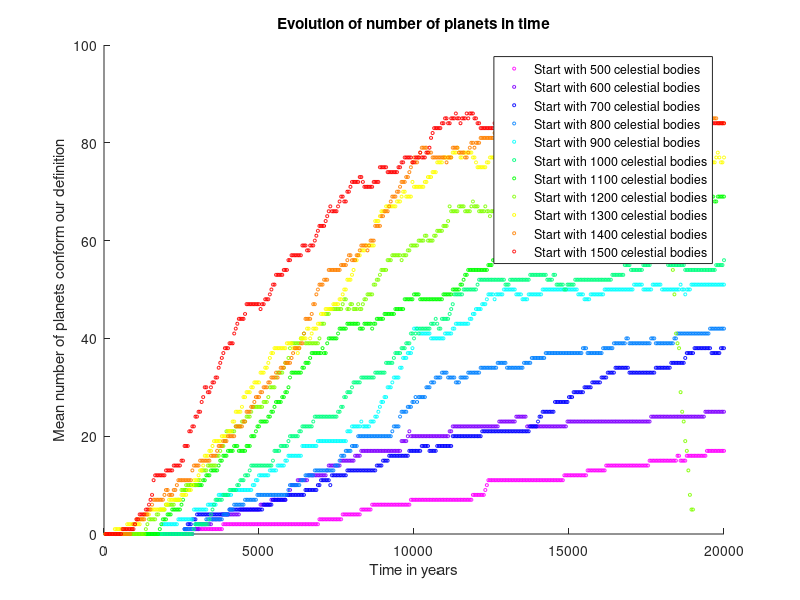

This chart was generated by the following MATLAB code:
clear all;
load('AP500.mat');
AP500 = AP;
clear AP;
load('AP600.mat');
AP600 = AP;
clear AP;
load('AP700.mat');
AP700 = AP;
clear AP;
load('AP800.mat');
AP800 = AP;
clear AP;
load('AP900.mat');
AP900 = AP;
clear AP;
load('AP1000.mat');
AP1000 = AP;
clear AP;
load('AP1100.mat');
AP1100 = AP;
clear AP;
load('AP1200.mat');
AP1200 = AP;
clear AP;
load('AP1300.mat');
AP1300 = AP;
clear AP;
load('AP1400.mat');
AP1400 = AP;
clear AP;
load('AP1500.mat');
AP1500 = AP;
clear AP;

scatter(50:50:20000,AP500,5,[1,0,1],'o');
hold on;
scatter(50:50:20000,AP600,5,[0.5,0,1],'o');
hold on;
scatter(50:50:20000,AP700,5,[0,0,1],'o');
hold on;
scatter(50:50:20000,AP800,5,[0,0.5,1],'o');
hold on;
scatter(50:50:20000,AP900,5,[0,1,1],'o');
hold on;
scatter(50:50:20000,AP1000,5,[0,1,0.5],'o');
hold on;
scatter(50:50:20000,AP1100,5,[0,1,0],'o');
hold on;
scatter(50:50:19000,AP1200,5,[0.5,1,0],'o');
hold on;
scatter(50:50:20000,AP1300,5,[1,1,0],'o');
hold on;
scatter(50:50:20000,AP1400,5,[1,0.5,0],'o');
hold on;
scatter(50:50:20000,AP1500,5,[1,0,0],'o');
title('Evolution of number of planets in time');
xlabel('Time in years');
ylabel('Mean number of planets conform our definition');
legend('Start with 500 celestial bodies','Start with 600 celestial bodies','Start with 700 celestial bodies','Start with 800 celestial bodies','Start with 900 celestial bodies','Start with 1000 celestial bodies','Start with 1100 celestial bodies','Start with 1200 celestial bodies','Start with 1300 celestial bodies','Start with 1400 celestial bodies','Start with 1500 celestial bodies');
